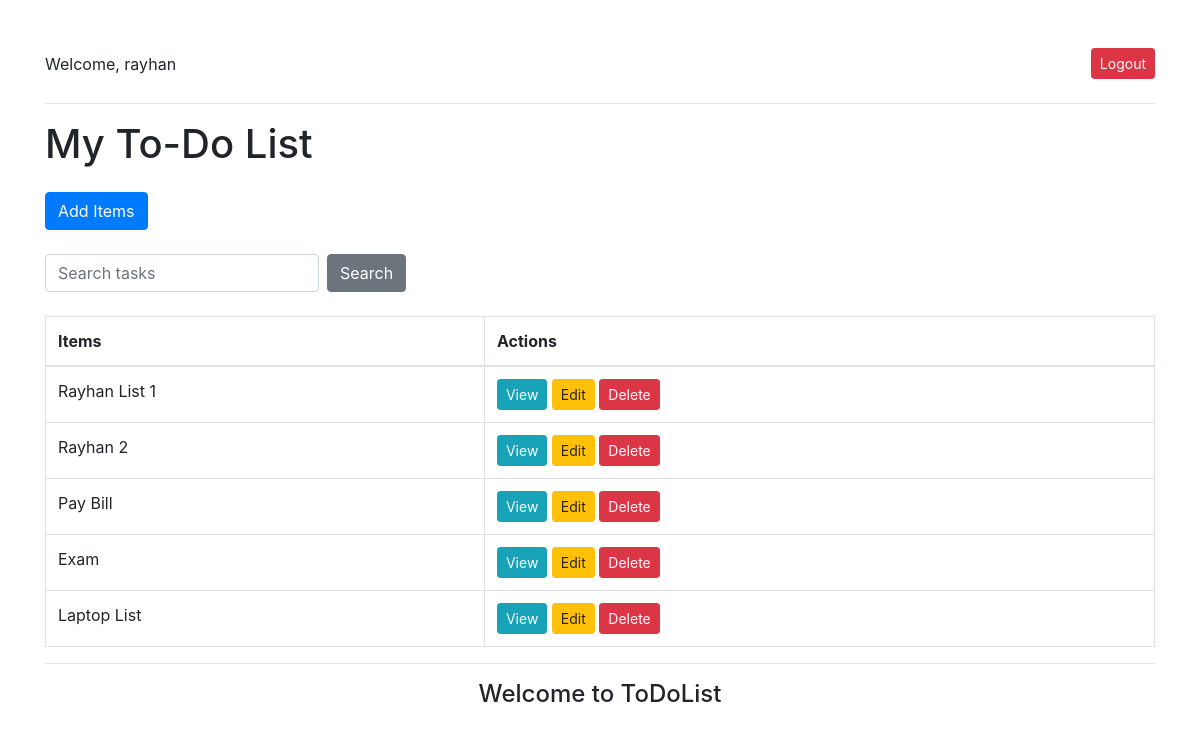
The app's page / (signed in), older data.
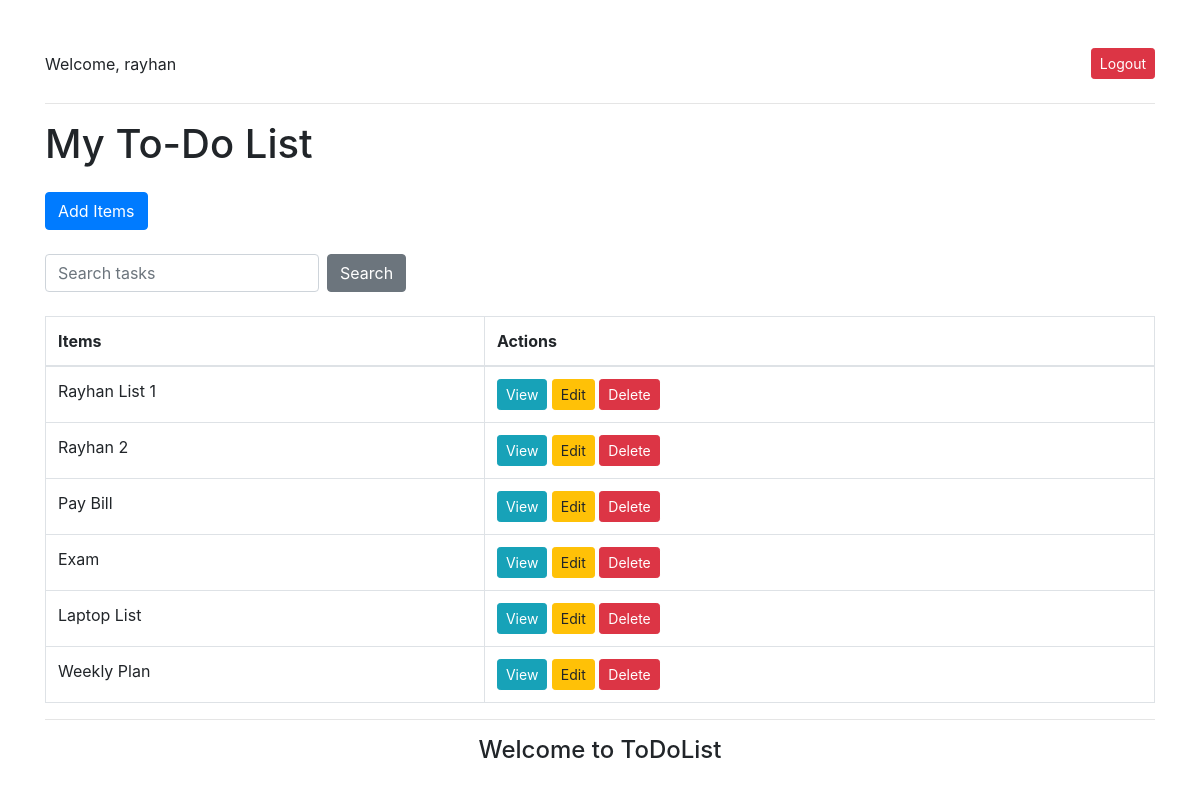
The same page, newer data.
### baseapp/models.py (models this page shows, shortened)
class Task(models.Model):
    user = models.ForeignKey(User, on_delete=models.CASCADE, null=True, blank=True)
    title = models.CharField(max_length=200, null=True, blank=True)
    description = models.TextField(null=True, blank=True)
    complete = models.BooleanField(default=False)
    created = models.DateTimeField(auto_now_add=True)
    class Meta:
        ordering = ['complete']

### baseapp/views.py (the view)
# urls.py: path('', TaskList.as_view(), name='tasks'),
class TaskList(LoginRequiredMixin, ListView):
    model = Task
    context_object_name = 'tasks'
    def get_context_data(self, **kwargs):
        context = super().get_context_data(**kwargs)
        context['tasks'] = context['tasks'].filter(user = self.request.user)
        context['count'] = context['tasks'].filter(complete = False).count()
        search_input = self.request.GET.get('search-area') or ''
        if search_input:
            context['tasks'] = context['tasks'].filter(
                title__icontains = search_input
                )
        context['search_input'] = search_input
        return context

### baseapp/templates/baseapp/task_list.html (shortened to what this page needs)
<!DOCTYPE html>
<html lang="en">
<head>
    <link href="https://stackpath.bootstrapcdn.com/bootstrap/4.5.2/css/bootstrap.min.css" rel="stylesheet">
</head>
<body>
<div class="container mt-5">
    {% if request.user.is_authenticated %}
        <div class="d-flex justify-content-between align-items-center mb-4">
            <div>
                <p class="mb-0">Welcome, {{ request.user }}</p>
            </div>
            <div>
                <a href="#" onclick="event.preventDefault(); document.getElementById('logout-form').submit();" class="btn btn-danger btn-sm">Logout</a>
            </div>
        </div>
        <hr>
        <h1 class="mb-4">My To-Do List</h1>
        <div class="mb-4">
            <a href="{% url 'task-create' %}" class="btn btn-primary">Add Items</a>
        </div>
        <form method="GET" class="form-inline mb-4">
            <input type="text" name="search-area" class="form-control mr-2" value="{{ search_input }}" placeholder="Search tasks">
            <input type="submit" value="Search" class="btn btn-secondary">
        </form>
        <table class="table table-bordered">
            <thead>
                <tr>
                    <th>Items</th>
                    <th>Actions</th>
                </tr>
            </thead>
            <tbody>
                {% for task in tasks %}
                <tr>
                    <td>{{ task.title }}</td>
                    <td>
                        <a href="{% url 'task' task.id %}" class="btn btn-info btn-sm">View</a>
                        <a href="{% url 'task-update' task.id %}" class="btn btn-warning btn-sm">Edit</a>
                        <a href="{% url 'task-delete' task.id %}" class="btn btn-danger btn-sm">Delete</a>
                    </td>
                </tr>
                {% empty %}
                <tr>
                    <td colspan="2" class="text-center">No items in the List!</td>
                </tr>
                {% endfor %}
            </tbody>
        </table>
    {% else %}
        <div class="text-center">
            <h3>Please <a href="{% url 'login' %}">Log In</a> to access your to-do list</h3>
        </div>
    {% endif %}
    <hr>
    <h4 class="text-center">Welcome to ToDoList</h4>
</div>
</body>
</html>

Row changes from the older to the newer data that the page shows:
added Task: title "Weekly Plan"
